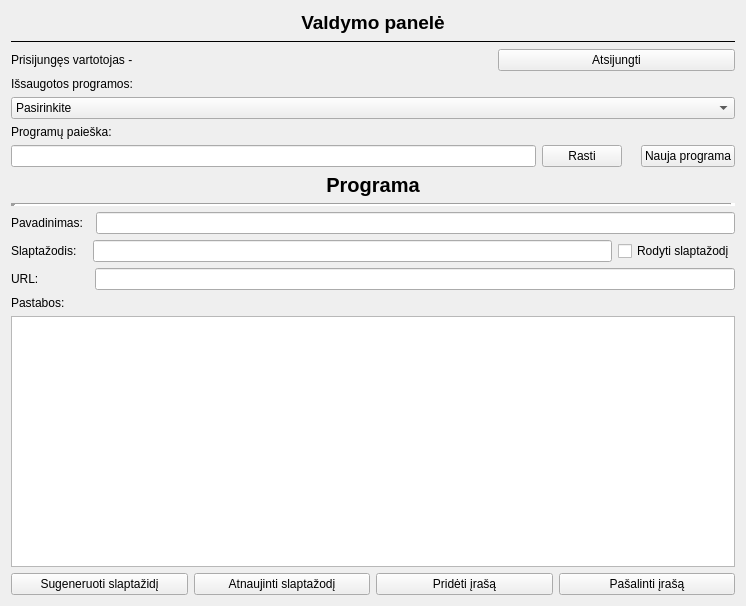
<?xml version="1.0" encoding="UTF-8"?>
<ui version="4.0">
 <class>Form</class>
 <widget class="QWidget" name="Form">
  <property name="geometry">
   <rect>
    <x>0</x>
    <y>0</y>
    <width>746</width>
    <height>606</height>
   </rect>
  </property>
  <property name="windowTitle">
   <string>Form</string>
  </property>
  <layout class="QVBoxLayout" name="verticalLayout_2">
   <item>
    <widget class="QLabel" name="applicationNameLabel">
     <property name="font">
      <font>
       <pointsize>14</pointsize>
       <bold>true</bold>
      </font>
     </property>
     <property name="text">
      <string>Valdymo panelė</string>
     </property>
     <property name="alignment">
      <set>Qt::AlignCenter</set>
     </property>
    </widget>
   </item>
   <item>
    <widget class="Line" name="line">
     <property name="frameShadow">
      <enum>QFrame::Plain</enum>
     </property>
     <property name="orientation">
      <enum>Qt::Horizontal</enum>
     </property>
    </widget>
   </item>
   <item>
    <layout class="QHBoxLayout" name="userDataHorizontalLayout">
     <item>
      <widget class="QLabel" name="userDataLabel">
       <property name="text">
        <string>Prisijungęs vartotojas -  </string>
       </property>
      </widget>
     </item>
     <item>
      <widget class="QLabel" name="emptySpaceLabel">
       <property name="text">
        <string/>
       </property>
      </widget>
     </item>
     <item>
      <widget class="QPushButton" name="logoutPushButton">
       <property name="text">
        <string>Atsijungti</string>
       </property>
      </widget>
     </item>
    </layout>
   </item>
   <item>
    <widget class="QLabel" name="savedProgramsLabel">
     <property name="text">
      <string>Išsaugotos programos:</string>
     </property>
    </widget>
   </item>
   <item>
    <widget class="QComboBox" name="programsComboBox">
     <item>
      <property name="text">
       <string>Pasirinkite</string>
      </property>
     </item>
    </widget>
   </item>
   <item>
    <widget class="QLabel" name="findProgramLabel">
     <property name="text">
      <string>Programų paieška:</string>
     </property>
    </widget>
   </item>
   <item>
    <layout class="QHBoxLayout" name="findProgramHorizontalLayout">
     <item>
      <widget class="QLineEdit" name="findProgramLineEdit"/>
     </item>
     <item>
      <widget class="QPushButton" name="findProgramPushButton">
       <property name="text">
        <string>Rasti</string>
       </property>
      </widget>
     </item>
     <item>
      <widget class="QLabel" name="emptySpaceLabel_2">
       <property name="text">
        <string/>
       </property>
      </widget>
     </item>
     <item>
      <widget class="QPushButton" name="newPgogramPushButton">
       <property name="text">
        <string>Nauja programa</string>
       </property>
      </widget>
     </item>
    </layout>
   </item>
   <item>
    <widget class="QLabel" name="programLabel">
     <property name="font">
      <font>
       <pointsize>15</pointsize>
       <bold>true</bold>
      </font>
     </property>
     <property name="text">
      <string>Programa</string>
     </property>
     <property name="alignment">
      <set>Qt::AlignCenter</set>
     </property>
    </widget>
   </item>
   <item>
    <widget class="Line" name="line_2">
     <property name="sizeIncrement">
      <size>
       <width>0</width>
       <height>0</height>
      </size>
     </property>
     <property name="font">
      <font>
       <pointsize>9</pointsize>
       <bold>false</bold>
      </font>
     </property>
     <property name="lineWidth">
      <number>5</number>
     </property>
     <property name="orientation">
      <enum>Qt::Horizontal</enum>
     </property>
    </widget>
   </item>
   <item>
    <layout class="QHBoxLayout" name="horizontalLayout_2">
     <item>
      <widget class="QLabel" name="programNameLabel">
       <property name="text">
        <string>Pavadinimas:  </string>
       </property>
      </widget>
     </item>
     <item>
      <widget class="QLineEdit" name="programNameLineEdit"/>
     </item>
    </layout>
   </item>
   <item>
    <layout class="QHBoxLayout" name="horizontalLayout_4">
     <item>
      <widget class="QLabel" name="programPasswordLabel">
       <property name="text">
        <string>Slaptažodis:   </string>
       </property>
      </widget>
     </item>
     <item>
      <widget class="QLineEdit" name="programPasswordLineEdit"/>
     </item>
     <item>
      <widget class="QCheckBox" name="showPasswordCheckBox">
       <property name="text">
        <string>Rodyti slaptažodį</string>
       </property>
      </widget>
     </item>
    </layout>
   </item>
   <item>
    <layout class="QHBoxLayout" name="horizontalLayout_5">
     <item>
      <widget class="QLabel" name="programUrlLabel">
       <property name="text">
        <string>URL:               </string>
       </property>
      </widget>
     </item>
     <item>
      <widget class="QLineEdit" name="programUrlLineEdit"/>
     </item>
    </layout>
   </item>
   <item>
    <layout class="QVBoxLayout" name="verticalLayout">
     <item>
      <widget class="QLabel" name="programNotesLabel">
       <property name="text">
        <string>Pastabos:</string>
       </property>
      </widget>
     </item>
     <item>
      <widget class="QTextEdit" name="programNotesTextEdit"/>
     </item>
    </layout>
   </item>
   <item>
    <layout class="QHBoxLayout" name="horizontalLayout">
     <item>
      <widget class="QPushButton" name="generatePasswordPushButton">
       <property name="text">
        <string>Sugeneruoti slaptažidį</string>
       </property>
      </widget>
     </item>
     <item>
      <widget class="QPushButton" name="updatePasswordPushButton">
       <property name="text">
        <string>Atnaujinti slaptažodį</string>
       </property>
      </widget>
     </item>
     <item>
      <widget class="QPushButton" name="addProgramPushButton">
       <property name="text">
        <string>Pridėti įrašą</string>
       </property>
      </widget>
     </item>
     <item>
      <widget class="QPushButton" name="removeProgramPushButton">
       <property name="text">
        <string>Pašalinti įrašą</string>
       </property>
      </widget>
     </item>
    </layout>
   </item>
  </layout>
 </widget>
 <resources/>
 <connections/>
</ui>
